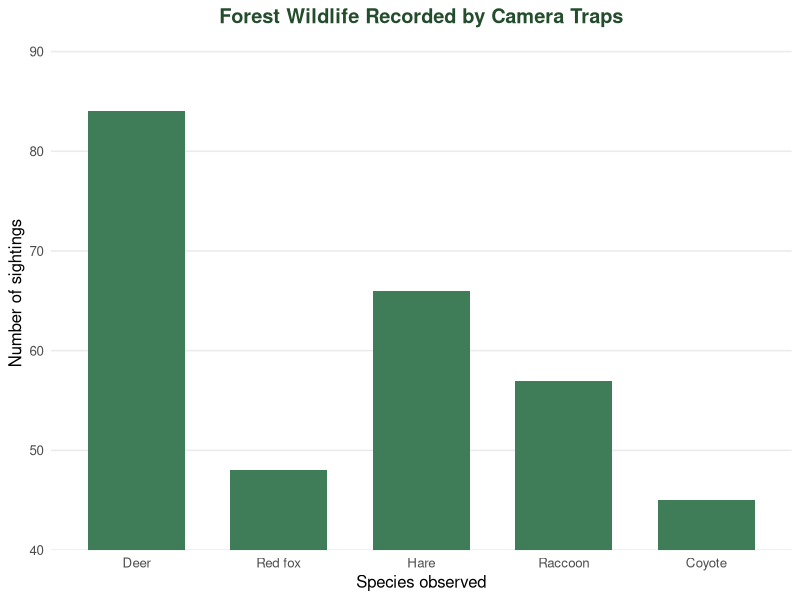
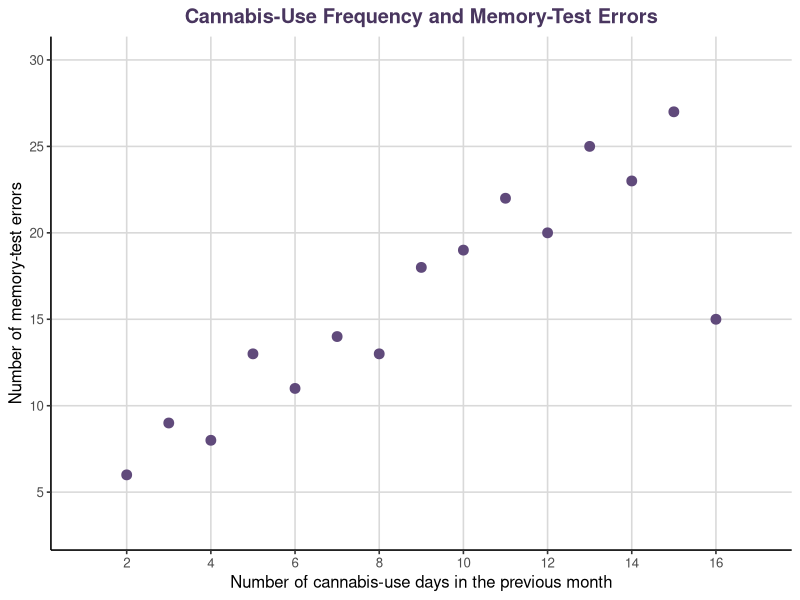

Source code (R) for these figures, in order:
## ---- chunk 1
library(ggplot2)

wildlife_data <- data.frame(
  Species = factor(
    c("White-tailed deer", "Red fox", "Snowshoe hare",
      "Raccoon", "Coyote"),
    levels = c("White-tailed deer", "Red fox", "Snowshoe hare",
               "Raccoon", "Coyote")
  ),
  Sightings = c(84, 48, 66, 57, 45)
)

ggplot(wildlife_data, aes(x = Species, y = Sightings)) +
  geom_col(fill = "#3F7D58", width = 0.68) +
  coord_cartesian(ylim = c(40, 90)) +
  scale_x_discrete(
    labels = c(
      "White-tailed deer" = "Deer",
      "Red fox" = "Red fox",
      "Snowshoe hare" = "Hare",
      "Raccoon" = "Raccoon",
      "Coyote" = "Coyote"
    )
  ) +
  scale_y_continuous(
    breaks = seq(40, 90, by = 10),
    expand = expansion(mult = c(0, 0.03))
  ) +
  labs(
    title = "Forest Wildlife Recorded by Camera Traps",
    x = "Species observed",
    y = "Number of sightings"
  ) +
  theme_minimal(base_size = 12) +
  theme(
    plot.title = element_text(
      hjust = 0.5,
      face = "bold",
      colour = "#244D2D"
    ),
    panel.grid.major.x = element_blank(),
    panel.grid.minor = element_blank()
  )
## ---- chunk 2
library(ggplot2)

cannabis_data <- data.frame(
  Use_Days = 2:16,
  Memory_Errors = c(
    6, 9, 8, 13, 11,
    14, 13, 18, 19, 22,
    20, 25, 23, 27, 15
  )
)

ggplot(cannabis_data, aes(x = Use_Days, y = Memory_Errors)) +
  geom_point(size = 3, colour = "#604A7B") +
  scale_x_continuous(
    breaks = seq(2, 16, by = 2),
    limits = c(1, 17)
  ) +
  scale_y_continuous(
    breaks = seq(5, 30, by = 5),
    limits = c(3, 30)
  ) +
  labs(
    title = "Cannabis-Use Frequency and Memory-Test Errors",
    x = "Number of cannabis-use days in the previous month",
    y = "Number of memory-test errors"
  ) +
  theme_classic(base_size = 12) +
  theme(
    plot.title = element_text(
      hjust = 0.5,
      face = "bold",
      colour = "#49365F"
    ),
    panel.grid.major = element_line(colour = "grey85"),
    panel.grid.minor = element_blank()
  )
